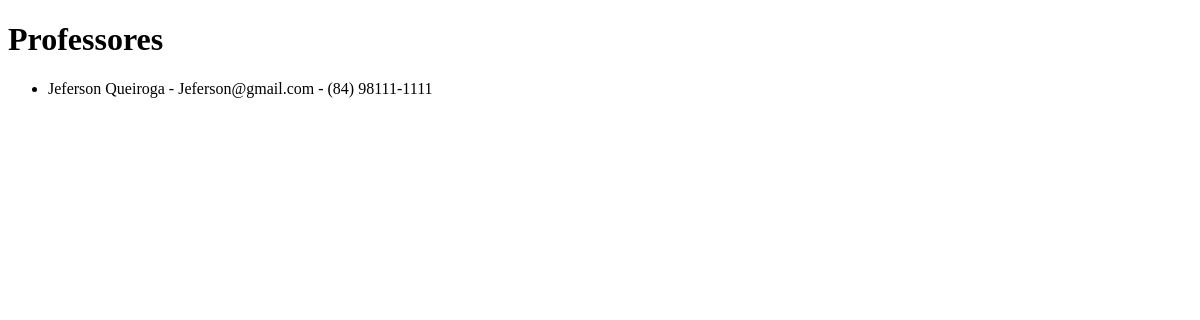
The page /listar_professores/ on the database as committed earlier.
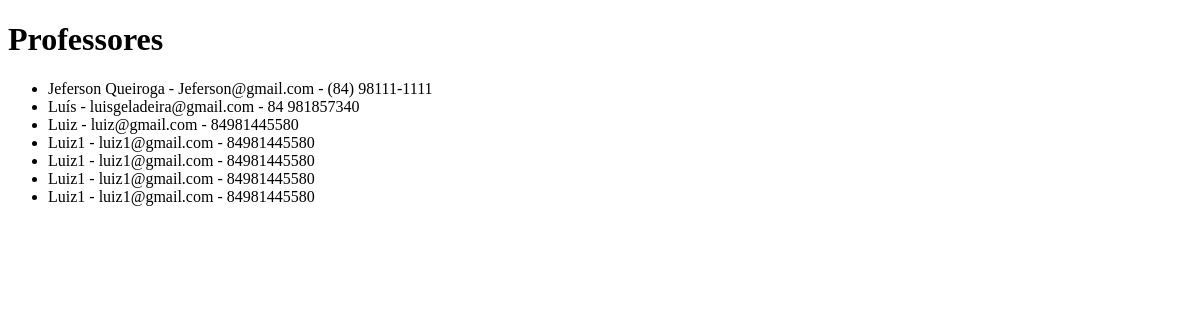
The same page on the database as committed later.
### escola/models.py (models this page shows, shortened)
class Professor(models.Model):
    nome = models.CharField(max_length=50)
    email = models.EmailField(max_length=254)
    celular = models.CharField(max_length=50)

### escola/views.py (the view)
# urls.py: path('listar_professores/', views.listar_professores, name='listar_professores'),
def listar_professores(request):
    professores = Professor.objects.all()
    return render(request, 'listar_professores.html', {'professores': professores})

### escola/templates/listar_professores.html (shortened to what this page needs)
<!DOCTYPE html>
<html lang="pt-br">
<head>
</head>
<body>
    <h1>Professores</h1>
    <ul>
        {% for professor in professores %}
            <li>{{ professor.nome }} - {{ professor.email }} - {{ professor.celular }}</li>
        {% endfor %}
    </ul>
</body>
</html>

Rows that differ between the two databases and show on the page:
added Professor: nome "Luís", email "luisgeladeira@gmail.com", celular "84 981857340"
added Professor: nome "Luiz", email "luiz@gmail.com", celular "84981445580"
added Professor: nome "Luiz1", email "luiz1@gmail.com", celular "84981445580"
added Professor: nome "Luiz1", email "luiz1@gmail.com", celular "84981445580"
added Professor: nome "Luiz1", email "luiz1@gmail.com", celular "84981445580"
added Professor: nome "Luiz1", email "luiz1@gmail.com", celular "84981445580"
